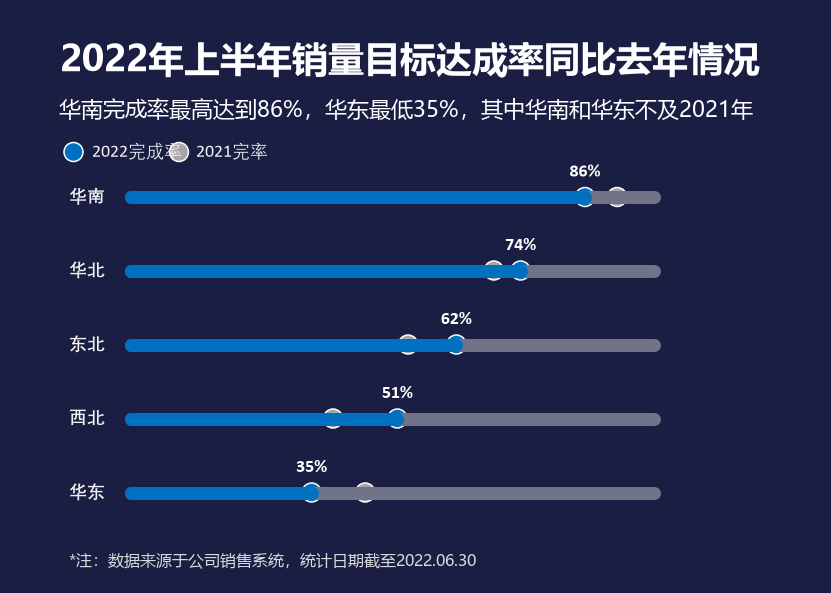

Write Python code to recreate this figure.
# -*- coding: utf-8 -*-
"""图 30 · 对比滑珠图（2022 vs 2021 目标达成率）。

一根蓝色进度条 + 灰色剩余轨道（宽 13px 的胶囊），上面两颗滑珠：蓝珠是
2022 完成率、灰珠是 2021 完成率（scatter marker size=10）。完成率数字写在
蓝珠正上方。

实测：轨道 0%→124px、100%→660px；条中心 y=197/270.5/344.5/418.5/492.5；
图例用两个带白边的圆点 + 11pt 文字。
"""

import matplotlib.pyplot as plt
from matplotlib.patches import Circle

import chartkit as kit

W, H = kit.chart_size(30)
X_ZERO, X_ONE = 124.0, 660.0
BAR_Y = [197.0, 270.5, 344.5, 418.5, 492.5]
CATS = ["华南", "华北", "东北", "西北", "华东"]
RATE_2022 = [0.86, 0.74, 0.62, 0.51, 0.35]
RATE_2021 = [0.92, 0.69, 0.53, 0.39, 0.45]
TRACK_HEIGHT = 13.0

BLUE = "#0070C0"
GRAY_TRACK = "#717389"
GRAY_BEAD = "#A6A6A6"
TEXT = "#F2F2F2"


def x_of(rate):
    return X_ZERO + rate * (X_ONE - X_ZERO)


def main():
    fig = kit.new_figure(W, H)
    ax = fig.add_axes([0, 0, 1, 1])
    ax.set_xlim(0, W)
    ax.set_ylim(H, 0)
    ax.axis("off")

    radius = TRACK_HEIGHT / 2.0
    for y, r22, r21, cat in zip(BAR_Y, RATE_2022, RATE_2021, CATS):
        ax.plot([X_ZERO + radius, X_ONE - radius], [y, y], color=GRAY_TRACK,
                linewidth=TRACK_HEIGHT * 0.72, solid_capstyle="round")
        ax.plot([X_ZERO + radius, x_of(r22)], [y, y], color=BLUE,
                linewidth=TRACK_HEIGHT * 0.72, solid_capstyle="round")
        ax.add_patch(Circle((x_of(r21), y), 9.5, facecolor=GRAY_BEAD,
                            edgecolor="white", linewidth=1.5 * 0.72))
        ax.add_patch(Circle((x_of(r22), y), 9.5, facecolor=BLUE,
                            edgecolor="white", linewidth=1.5 * 0.72))
        ax.text(x_of(r22), y - 16, "%d%%" % round(r22 * 100), color="white",
                fontsize=9 * kit.FONT_SCALE, fontfamily=kit.AXIS_FONTS,
                fontweight="bold", ha="center", va="bottom")
        ax.text(105, y, cat, color=TEXT, fontsize=9 * kit.FONT_SCALE,
                fontfamily=kit.AXIS_FONTS, fontweight="bold",
                ha="right", va="center")

    # 图例
    ax.add_patch(Circle((73.5, 152), 9.5, facecolor=BLUE,
                        edgecolor="white", linewidth=1.5 * 0.72))
    ax.text(92, 152, "2022完成率", color=TEXT, fontsize=9 * kit.FONT_SCALE,
            fontfamily=kit.AXIS_FONTS, ha="left", va="center")
    ax.add_patch(Circle((179, 152), 9.5, facecolor=GRAY_BEAD,
                        edgecolor="white", linewidth=1.5 * 0.72))
    ax.text(196, 152, "2021完率", color=TEXT, fontsize=9 * kit.FONT_SCALE,
            fontfamily=kit.AXIS_FONTS, ha="left", va="center")

    ax.text(60, 42, "2022年上半年销量目标达成率同比去年情况", color="white",
            fontsize=18 * kit.FONT_SCALE, fontfamily=kit.UI_FONT,
            fontweight="bold", va="top", ha="left")
    ax.text(59, 98, "华南完成率最高达到86%，华东最低35%，其中华南和华东不及2021年",
            color="white", fontsize=11 * kit.FONT_SCALE,
            fontfamily=kit.UI_FONT, va="top", ha="left")
    ax.text(69, 553, "*注：数据来源于公司销售系统，统计日期截至2022.06.30",
            color="#D9D9D9", fontsize=8 * kit.FONT_SCALE,
            fontfamily=kit.UI_FONT, va="top", ha="left")

    kit.save(fig, "chart30_compare_lollipop.png")
    plt.close(fig)


if __name__ == "__main__":
    main()
